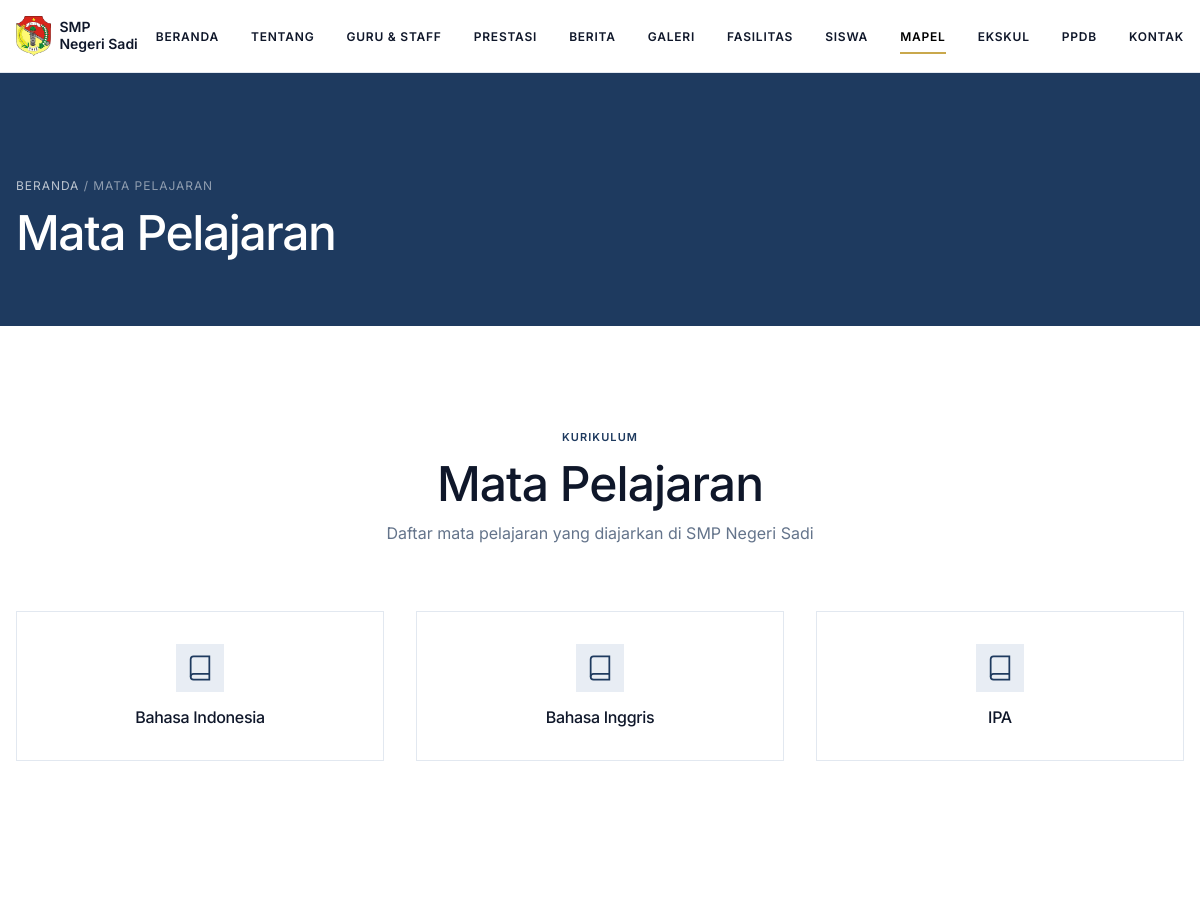
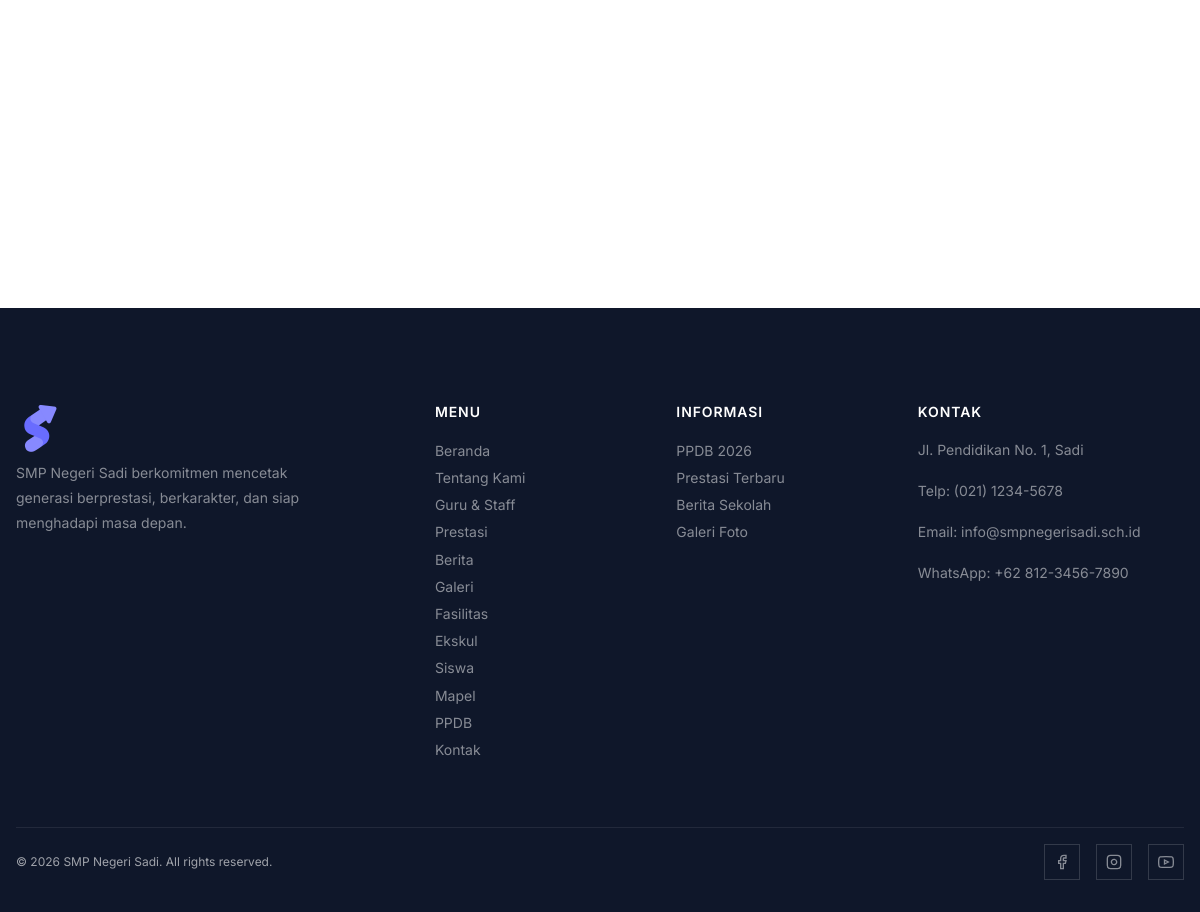
Screenshot of /index.php/home/mata_pelajaran with the database file from the repository (2 pictures, top to bottom).
### tables this page shows
CREATE TABLE `mata_pelajaran` (
  `id` int NOT NULL,
  `nama_pelajaran` varchar(150) NOT NULL
);

### application/controllers/Home.php (called while the page is built, shortened)
<?php
class Home extends CI_Controller {
  public function mata_pelajaran()
  {
    $this->load->model('mata_pelajaran_model');
    $data['title'] = 'Mata Pelajaran';
    $data['active_nav'] = 'mata_pelajaran';
    $data['mata_pelajaran'] = $this->mata_pelajaran_model->get_all();
    $this->load->view('frontend/template/header', $data);
    $this->load->view('frontend/mata_pelajaran', $data);
    $this->load->view('frontend/template/footer');
  }
}

### index.php (called while the page is built, shortened)
<?php
require_once BASEPATH.'core/CodeIgniter.php';

### application/models/Mata_pelajaran_model.php (called while the page is built, shortened)
<?php
class Mata_pelajaran_model extends CI_Model {
  protected $table = 'mata_pelajaran';
  public function get_all()
  {
    $this->db->order_by('nama_pelajaran', 'ASC');
    return $this->db->get($this->table)->result();
  }
}

### application/views/frontend/mata_pelajaran.php (the view)
<section class="sub-hero">
  <div class="container">
    <p class="breadcrumb"><a href="<?php echo site_url(); ?>">Beranda</a> / Mata Pelajaran</p>
    <h1>Mata Pelajaran</h1>
  </div>
</section>
<section class="section">
  <div class="container">
    <div class="section-header fade-in">
      <span class="section-label">Kurikulum</span>
      <h2>Mata Pelajaran</h2>
      <p>Daftar mata pelajaran yang diajarkan di SMP Negeri Sadi</p>
    </div>
    <?php if ($mata_pelajaran): ?>
    <div class="mapel-grid">
      <?php foreach ($mata_pelajaran as $i => $m): ?>
      <div class="mapel-card fade-in" style="transition-delay:<?php echo $i * 0.05; ?>s">
        <div class="mapel-icon">
          <svg width="28" height="28" viewBox="0 0 24 24" fill="none" stroke="var(--primary)" stroke-width="1.5"><path d="M4 19.5A2.5 2.5 0 0 1 6.5 17H20"/><path d="M6.5 2H20v20H6.5A2.5 2.5 0 0 1 4 19.5v-15A2.5 2.5 0 0 1 6.5 2z"/></svg>
        </div>
        <h3><?php echo $m->nama_pelajaran; ?></h3>
      </div>
      <?php endforeach; ?>
    </div>
    <?php else: ?>
      <p style="text-align:center;padding:var(--space-xl) 0">Belum ada data mata pelajaran.</p>
    <?php endif; ?>
  </div>
</section>

### assets/frontend/css/style.css (style rules this page uses)
:root { --canvas: #ffffff; --canvas-alt: #f1f5f9; --primary: #1e3a5f; --primary-dark: #0f1d33; --primary-light: #e8edf4; --ink: #0f172a; --ink-muted: #64748b; --accent-gold: #c9a84c; --line: #e2e8f0; --font-primary: 'Inter', system-ui, -apple-system, sans-serif; --text-mega: clamp(2.5rem, 5vw, 5rem); --text-xl: clamp(1.75rem, 4vw, 3.5rem); --text-lg: clamp(1.375rem, 3vw, 2.25rem); --text-md: clamp(1.125rem, 2vw, 1.625rem); --text-body: 1rem; --text-sm: 0.875rem; --text-xs: 0.75rem; --text-xxs: 0.6875rem; --space-xxs: 0.5rem; --space-xs: 1rem; --space-sm: 1.5rem; --space-md: 2rem; --space-lg: 3rem; --space-xl: 4rem; --space-xxl: 6rem; --space-super: 8rem; --content-max: 75rem; --content-narrow: 45rem; }
*, *::before, *::after { box-sizing: border-box; margin: 0; padding: 0; }
html { scroll-behavior: smooth; -webkit-text-size-adjust: 100%; }
body { font-family: var(--font-primary); font-size: var(--text-body); font-weight: 400; line-height: 1.7; color: var(--ink); background: var(--canvas); -webkit-font-smoothing: antialiased; -moz-osx-font-smoothing: grayscale; }
a { color: inherit; text-decoration: none; }
.container { width: 100%; max-width: var(--content-max); margin: 0 auto; padding: 0 var(--space-xs); }
h1, h2, h3, h4 { font-weight: 500; line-height: 1.2; letter-spacing: -0.02em; color: var(--ink); }
h1 { font-size: var(--text-mega); letter-spacing: -0.03em; }
h2 { font-size: var(--text-xl); }
h3 { font-size: var(--text-lg); }
p { color: var(--ink-muted); margin-bottom: var(--space-xs); }
.section-label { display: inline-block; font-size: var(--text-xxs); font-weight: 600; text-transform: uppercase; letter-spacing: 0.1em; color: var(--primary); margin-bottom: var(--space-xxs); }
.section { padding: var(--space-xxl) 0; }
.section-header { text-align: center; margin-bottom: var(--space-xl); }
.section-header h2 { margin-bottom: var(--space-xxs); }
.section-header p { max-width: 600px; margin: 0 auto; }
.sub-hero { padding: calc(80px + var(--space-xxl)) 0 var(--space-xl); background: var(--primary); position: relative; }
.sub-hero h1 { color: var(--canvas); font-size: var(--text-xl); }
.sub-hero .breadcrumb { font-size: var(--text-xs); text-transform: uppercase; letter-spacing: 0.08em; color: rgba(255, 255, 255, 0.5); margin-bottom: var(--space-xxs); }
.sub-hero .breadcrumb a { color: rgba(255, 255, 255, 0.7); }
.fade-in { opacity: 0; transform: translateY(24px); transition: opacity 0.6s ease, transform 0.6s ease; }
.fade-in.visible { opacity: 1; transform: translateY(0); }
.mapel-grid { display: grid; grid-template-columns: repeat(3, 1fr); gap: var(--space-md); }
.mapel-card { border: 1px solid var(--line); padding: var(--space-md); text-align: center; transition: border-color 0.3s; }
.mapel-icon { width: 48px; height: 48px; margin: 0 auto var(--space-xs); display: flex; align-items: center; justify-content: center; background: var(--primary-light); }
.mapel-card h3 { font-size: var(--text-body); font-weight: 500; }

### rows the page displays
mata_pelajaran: nama_pelajaran "Bahasa Indonesia"
mata_pelajaran: nama_pelajaran "Bahasa Inggris"
mata_pelajaran: nama_pelajaran "IPA"
